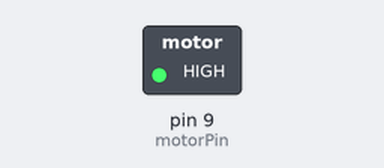
Recording of a sketch running on a simulated Arduino Uno, built with avr-gcc and run on an emulated ATmega328P. On the bench: switched loads named in the sketch (green lamp = pin HIGH). Dashed ring = blinking.

Above: at 0.02 s.
Timing chart, 0 to 3.0 s (numbered marks = the images above):
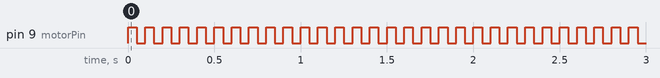

The sketch:

sketch_Carrinho.ino
```cpp
  // Lembre-se de conectar o motor apropriado à saída PWM (por exemplo, pino 9) do Arduino
  const int motorPin = 9;
  const int pinoConexao1 = 0;
  const int pinoConexao2 = 0;

  void setup() {
    pinMode(motorPin, OUTPUT);
    digitalWrite(motorPin, LOW);  // Mantém o motor desligado no início
  }

  void loop() {
    // Verifica se as conexões elétricas estão sendo feitas (substitua as condições pelos pinos corretos)
    analogWrite(motorPin, 255);
    delay(50);
    analogWrite(motorPin, 0);
    delay(50);
  }
```

Measured:
- by itself, pin 9 (motorPin): alternates HIGH for 0.05 s and LOW for 0.05 s
